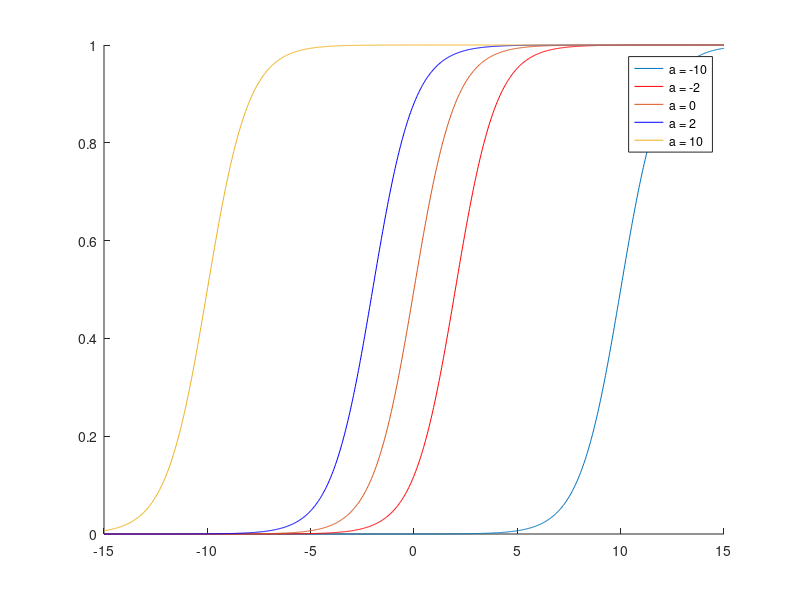
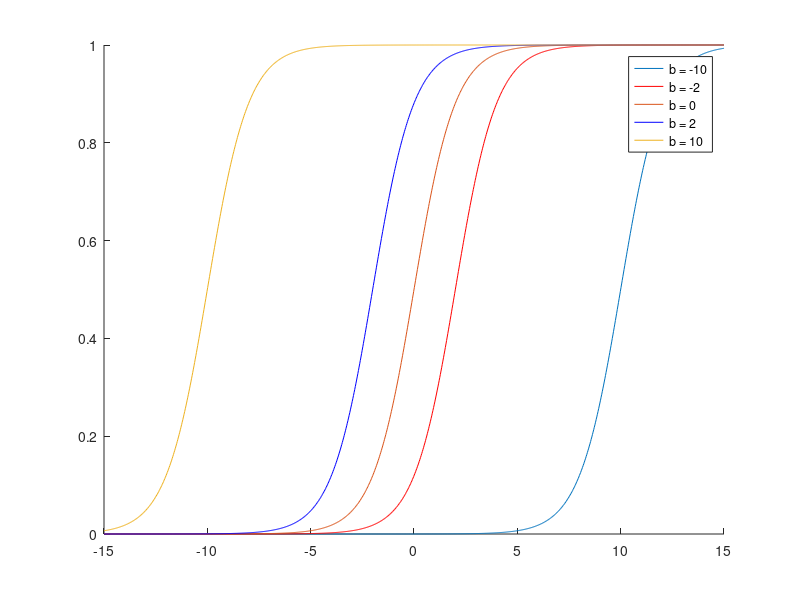
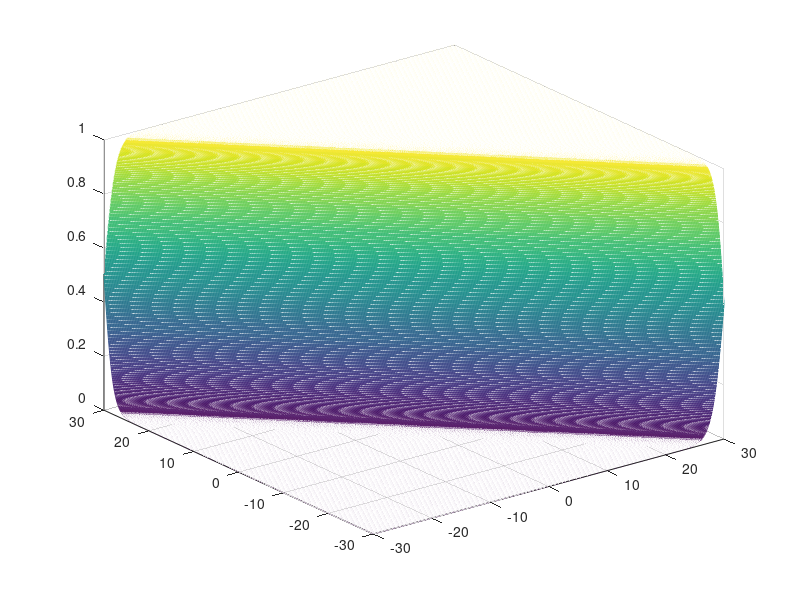

The MATLAB script that drew these images, in order:
% Plot the probablity according to one variable only


function regProba()
       
    abs = linspace(-15,15,1000);
    colors = ['-r', '-b', '-c', '-k', '-m'];

    % Plot according to a
    aValues = [-10 -2 0 2 10];
    na = length(aValues);
    
    figure(1)
    hold on 
    
    for i = 1:na
        pa = @(b)proba(aValues(i),b,1);
        orda = pa(abs);
        plot(abs,orda,colors(i));
    end
    legend(['a = ' num2str(-10)], ['a = ' num2str(-2)], ['a = ' num2str(0)], ['a = ' num2str(2)], ['a = ' num2str(10)]);
    
    hold off
    

    % Plot according to b
    bValues = [-10 -2 0 2 10];
    nb = length(bValues);
    
    figure(2)
    hold on 
    
    for i = 1:nb
        p = @(a)proba(a,bValues(i),1);
        ord = p(abs);
        plot(abs,ord,colors(i));
    end
    legend(['b = ' num2str(-10)], ['b = ' num2str(-2)], ['b = ' num2str(0)], ['b = ' num2str(2)], ['b = ' num2str(10)]);
    
    hold off
    
    % Plot according to both a and b 
    figure(3)
    
    x = linspace(-30,30,1000);
    [X,Y] = meshgrid(x,x);
    Z = proba(X,Y,1);
    mesh(X,Y,Z);
    grid on

end


function p = proba(a,b,u)
    p = exp(a*u+b)./(1+exp(a*u+b));
end
